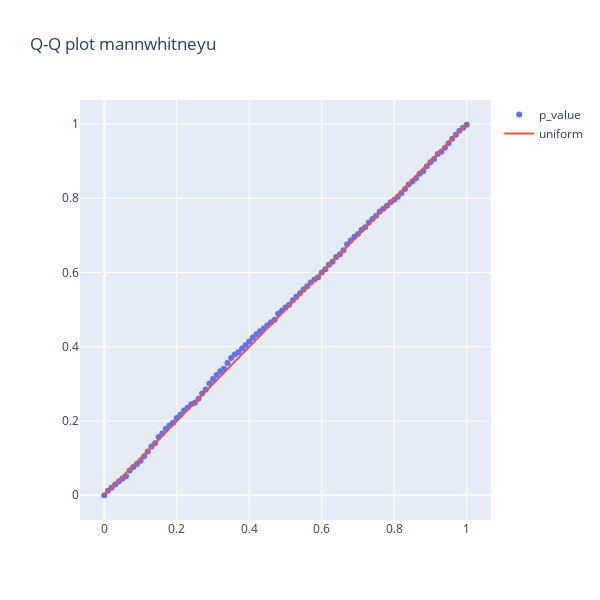

Notebook code cell kept with this figure:
### Code cell
fig = go.Figure([go.Scatter(x=x, y=probs_mannwhitneyu, mode="markers", name="p_value"),
                 go.Scatter(x=x, y=x, mode="lines", name="uniform")])
fig.update_layout(height=600, width=600, title="Q-Q plot mannwhitneyu")
